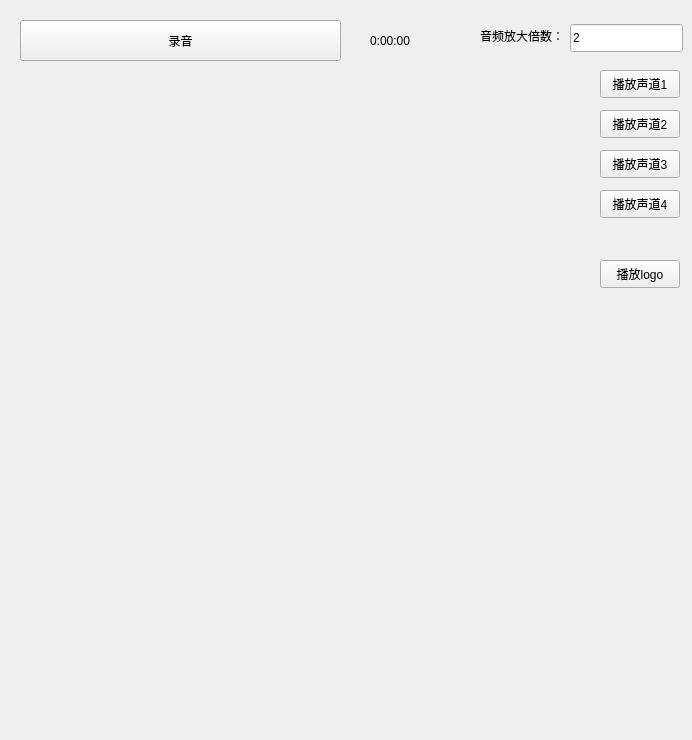
    <widget class="QWidget" name="tab_5">
     <attribute name="title">
      <string>音频测试</string>
     </attribute>
     <widget class="QPushButton" name="pushButton_14">
      <property name="geometry">
       <rect>
        <x>20</x>
        <y>20</y>
        <width>321</width>
        <height>41</height>
       </rect>
      </property>
      <property name="text">
       <string>录音</string>
      </property>
     </widget>
     <widget class="QPushButton" name="pushButton_15">
      <property name="geometry">
       <rect>
        <x>600</x>
        <y>70</y>
        <width>80</width>
        <height>28</height>
       </rect>
      </property>
      <property name="text">
       <string>播放声道1</string>
      </property>
     </widget>
     <widget class="QWidget" name="verticalLayoutWidget">
      <property name="geometry">
       <rect>
        <x>10</x>
        <y>70</y>
        <width>581</width>
        <height>661</height>
       </rect>
      </property>
      <layout class="QVBoxLayout" name="verticalLayout"/>
     </widget>
     <widget class="QPushButton" name="pushButton_16">
      <property name="geometry">
       <rect>
        <x>600</x>
        <y>110</y>
        <width>80</width>
        <height>28</height>
       </rect>
      </property>
      <property name="text">
       <string>播放声道2</string>
      </property>
     </widget>
     <widget class="QPushButton" name="pushButton_18">
      <property name="geometry">
       <rect>
        <x>600</x>
        <y>150</y>
        <width>80</width>
        <height>28</height>
       </rect>
      </property>
      <property name="text">
       <string>播放声道3</string>
      </property>
     </widget>
     <widget class="QPushButton" name="pushButton_19">
      <property name="geometry">
       <rect>
        <x>600</x>
        <y>190</y>
        <width>80</width>
        <height>28</height>
       </rect>
      </property>
      <property name="text">
       <string>播放声道4</string>
      </property>
     </widget>
     <widget class="QLabel" name="label_15">
      <property name="geometry">
       <rect>
        <x>370</x>
        <y>30</y>
        <width>111</width>
        <height>21</height>
       </rect>
      </property>
      <property name="text">
       <string>0:00:00</string>
      </property>
     </widget>
     <widget class="QLabel" name="label_26">
      <property name="geometry">
       <rect>
        <x>480</x>
        <y>20</y>
        <width>91</width>
        <height>31</height>
       </rect>
      </property>
      <property name="text">
       <string>音频放大倍数：</string>
      </property>
     </widget>
     <widget class="QLineEdit" name="lineEdit_8">
      <property name="geometry">
       <rect>
        <x>570</x>
        <y>24</y>
        <width>113</width>
        <height>28</height>
       </rect>
      </property>
      <property name="text">
       <string>2</string>
      </property>
     </widget>
     <widget class="QPushButton" name="pushButton_59">
      <property name="geometry">
       <rect>
        <x>600</x>
        <y>260</y>
        <width>80</width>
        <height>28</height>
       </rect>
      </property>
      <property name="text">
       <string>播放logo</string>
      </property>
     </widget>
    </widget>
